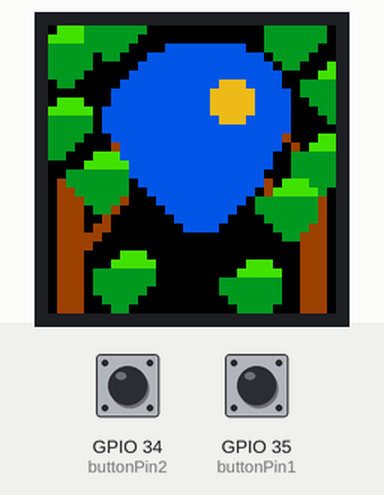
This sketch was run on a simulated ESP32. On the bench: 32×32 colour display. Inputs (shaded band) come from the test bench; at power-on: GPIO 34 (buttonPin2) LOW, GPIO 35 (buttonPin1) LOW. What the sketch prints to the serial monitor is not drawn.

Above: at 1.2 s.
1.3 s: GPIO 34 (buttonPin2) pulled HIGH for 0.15 s
At 1.63 s:
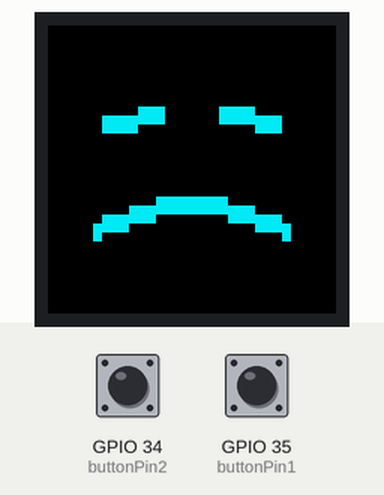
2.0 s: GPIO 35 (buttonPin1) pulled HIGH for 0.15 s
At 2.58 s:
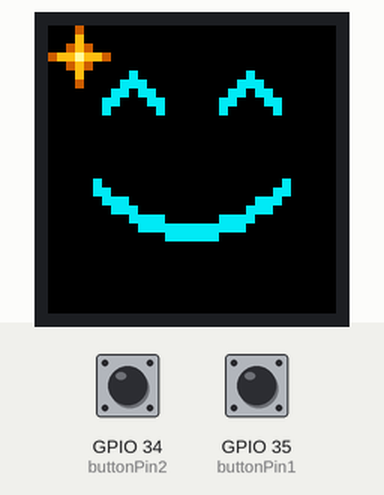
2.7 s: GPIO 34 (buttonPin2) pulled HIGH for 1 s
At 4.23 s:
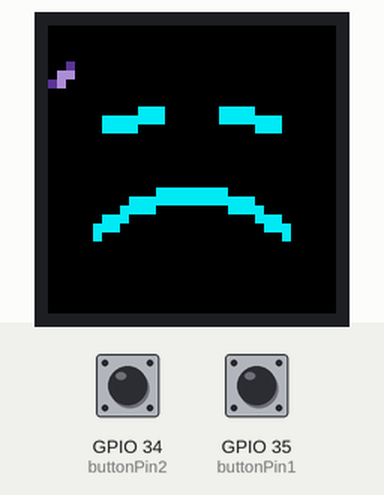
4.3 s: GPIO 35 (buttonPin1) pulled HIGH for 1 s
At 6.05 s:
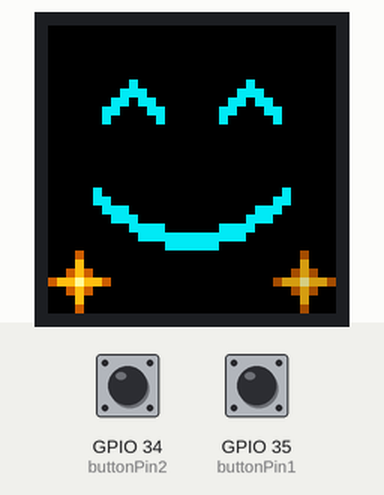
Timing chart, 0 to 6.9 s (numbered marks = the images above; inputs shaded):
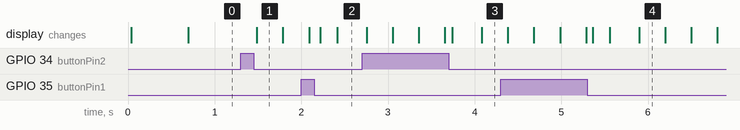

The sketch:

before.ino
```cpp
// --- CUSTOM PXMATRIX PINS: PRESERVED FROM YOUR SKETCH ---
#define P_R1 13
#define P_G1 27
#define P_B1 26
#define P_R2 13
#define P_G2 27
#define P_B2 26

#define PxMATRIX_DOUBLE_BUFFER true

#include <PxMatrix.h>
#include <math.h>

// ------------------------- Matrix wiring -------------------------
#define P_LAT 22
#define P_A   19
#define P_B   23
#define P_C   18
#define P_D   5
#define P_OE  16

PxMATRIX display(32, 32, P_LAT, P_OE, P_A, P_B, P_C, P_D);

// ------------------------- Display refresh -------------------------
hw_timer_t *displayTimer = nullptr;
portMUX_TYPE timerMux = portMUX_INITIALIZER_UNLOCKED;

void IRAM_ATTR display_updater() {
  portENTER_CRITICAL_ISR(&timerMux);
  display.display(10);
  portEXIT_CRITICAL_ISR(&timerMux);
}

// ------------------------- Buttons -------------------------
const int buttonPin1 = 35;
const int buttonPin2 = 34;

// External pull-ups: released = HIGH, pressed = LOW.
const unsigned long DEBOUNCE_MS = 30;

struct Button {
  int pin;
  byte rawState;
  byte stableState;
  unsigned long changedAt;
};

// Explicit declarations for Arduino's sketch preprocessor.
void initializeButton(Button &button);
bool buttonPressed(Button &button, unsigned long now);

Button greenButton = {buttonPin1, HIGH, HIGH, 0};
Button blueButton = {buttonPin2, HIGH, HIGH, 0};

enum Scene {
  POND,
  HAPPY,
  SAD
};

Scene currentScene = POND;

unsigned long effectStarted = 0;
unsigned long lastFrame = 0;

const unsigned long FRAME_INTERVAL_MS = 33;
const unsigned long EFFECT_DURATION_MS = 3000UL;

// ------------------------- Button functions -------------------------
void initializeButton(Button &button) {
  pinMode(button.pin, INPUT);

  button.rawState = digitalRead(button.pin);
  button.stableState = button.rawState;
  button.changedAt = millis();
}

bool buttonPressed(Button &button, unsigned long now) {
  byte reading = digitalRead(button.pin);

  if (reading != button.rawState) {
    button.rawState = reading;
    button.changedAt = now;
  }

  if (reading != button.stableState &&
      now - button.changedAt >= DEBOUNCE_MS) {
    button.stableState = reading;
    return reading == LOW;
  }

  return false;
}

// ------------------------- Drawing helpers -------------------------
float smoothProgress(float value) {
  if (value < 0.0f) value = 0.0f;
  if (value > 1.0f) value = 1.0f;

  return value * value * (3.0f - 2.0f * value);
}

void drawGlint(int x, int y, uint16_t color) {
  display.drawPixel(x, y, color);
  display.drawPixel(x - 1, y, color);
  display.drawPixel(x + 1, y, color);
  display.drawPixel(x, y - 1, color);
  display.drawPixel(x, y + 1, color);
}

// ------------------------- Effect 1: Happy with golden stars -------------------------
void effect1(unsigned long now) {
  unsigned long elapsed = now - effectStarted;

  uint16_t cyan = display.color565(0, 235, 245);
  display.fillScreen(display.color565(0, 0, 0));

  // Smile is present immediately.
  float expression = smoothProgress(elapsed / 250.0f);
  float smileDepth = 3.0f + 2.0f * expression;

  // Happy rise, then gentle settling.
  float lift = 0.0f;

  if (elapsed < 220UL) {
    lift = 2.0f * smoothProgress(elapsed / 220.0f);
  } else if (elapsed < 800UL) {
    lift = 2.0f *
           (1.0f - smoothProgress(
               (elapsed - 220UL) / 580.0f));
  }

  int offsetY = -(int)roundf(lift);

  // Slow contented blink.
  float eyeOpenness = 1.0f;

  if (elapsed >= 1400UL && elapsed < 1520UL) {
    eyeOpenness = 1.0f -
        smoothProgress((elapsed - 1400UL) / 120.0f);
  } else if (elapsed >= 1520UL && elapsed < 1780UL) {
    eyeOpenness = 0.0f;
  } else if (elapsed >= 1780UL && elapsed < 1940UL) {
    eyeOpenness =
        smoothProgress((elapsed - 1780UL) / 160.0f);
  }

  const int eyeCenters[2] = {9, 22};
  int eyeY = 10 + offsetY;
  int archHeight = (int)roundf(3.0f * eyeOpenness);

  for (int eye = 0; eye < 2; eye++) {
    int ex = eyeCenters[eye];

    if (archHeight == 0) {
      display.fillRect(ex - 3, eyeY, 7, 2, cyan);
    } else {
      for (int thickness = 0; thickness < 2; thickness++) {
        display.drawLine(
            ex - 3, eyeY + thickness,
            ex, eyeY - archHeight + thickness,
            cyan);

        display.drawLine(
            ex, eyeY - archHeight + thickness,
            ex + 3, eyeY + thickness,
            cyan);
      }
    }
  }

  // Continuous, two-pixel-thick smile.
  int previousX = 0;
  int previousY = 0;

  for (int column = 0; column < 22; column++) {
    int x = 5 + column;
    float u = (column - 10.5f) / 10.5f;

    int y = 19 + offsetY +
            (int)roundf(
                smileDepth * (1.0f - u * u));

    for (int thickness = 0; thickness < 2; thickness++) {
      if (column == 0) {
        display.drawPixel(x, y + thickness, cyan);
      } else {
        display.drawLine(
            previousX, previousY + thickness,
            x, y + thickness,
            cyan);
      }
    }

    previousX = x;
    previousY = y;
  }

  // Star sprite:
  // 0 = black space, 1 = amber, 2 = gold, 3 = pale center.
  //
  // Long points and a broad center make the silhouette
  // read as a star rather than an isolated bright dot.
  static const uint8_t star[7][7] = {
    {0, 0, 0, 1, 0, 0, 0},
    {0, 0, 0, 2, 0, 0, 0},
    {0, 0, 1, 2, 1, 0, 0},
    {1, 2, 2, 3, 2, 2, 1},
    {0, 0, 1, 2, 1, 0, 0},
    {0, 0, 0, 2, 0, 0, 0},
    {0, 0, 0, 1, 0, 0, 0}
  };

  // Five safe positions, separated from the face.
  static const uint8_t starX[5] = {3, 28, 3, 28, 16};
  static const uint8_t starY[5] = {3, 28, 28, 3, 3};

  // Twelve appearances, staggered around the face.
  const int STAR_COUNT = 12;

  static const unsigned long starStart[STAR_COUNT] = {
     120UL,  300UL,  480UL,  660UL,
     840UL, 1020UL, 1200UL, 1380UL,
    1560UL, 1740UL, 1920UL, 2100UL
  };

  const unsigned long STAR_DURATION_MS = 420UL;

  for (int i = 0; i < STAR_COUNT; i++) {
    if (elapsed < starStart[i]) {
      continue;
    }

    unsigned long age = elapsed - starStart[i];

    if (age >= STAR_DURATION_MS) {
      continue;
    }

    // Appear as a complete star, hold, then fade.
    // Never shrink into a lone pixel.
    float brightness = 1.0f;

    if (age >= 200UL) {
      brightness = 1.0f -
          smoothProgress((age - 200UL) / 220.0f);
    }

    uint16_t colors[4];
    colors[0] = 0;

    colors[1] = display.color565(
        (uint8_t)roundf(200.0f * brightness),
        (uint8_t)roundf(95.0f * brightness),
        0);

    colors[2] = display.color565(
        (uint8_t)roundf(255.0f * brightness),
        (uint8_t)roundf(190.0f * brightness),
        (uint8_t)roundf(20.0f * brightness));

    colors[3] = display.color565(
        (uint8_t)roundf(255.0f * brightness),
        (uint8_t)roundf(250.0f * brightness),
        (uint8_t)roundf(155.0f * brightness));

    int position = i % 5;
    int left = starX[position] - 3;
    int top = starY[position] - 3;

    for (int sy = 0; sy < 7; sy++) {
      for (int sx = 0; sx < 7; sx++) {
        uint8_t shade = star[sy][sx];

        if (shade != 0) {
          display.drawPixel(
              left + sx, top + sy, colors[shade]);
        }
      }
    }
  }
}


// ------------------------- Effect 2: Sad face with falling petals -------------------------
void effect2(unsigned long now) {
  unsigned long elapsed = now - effectStarted;

  uint16_t cyan = display.color565(0, 235, 245);
  display.fillScreen(display.color565(0, 0, 0));

  float expression = smoothProgress(elapsed / 450.0f);
  float frownDepth = 3.0f + 1.5f * expression;

  // Entire face sits two pixels higher, with a gentle sinking motion.
  int offsetY = -2 + (int)roundf(
      smoothProgress(elapsed / 850.0f));

  // Slow, weary blink.
  float eyeOpenness = 1.0f;

  if (elapsed >= 900UL && elapsed < 1060UL) {
    eyeOpenness = 1.0f -
        smoothProgress((elapsed - 900UL) / 160.0f);
  } else if (elapsed >= 1060UL && elapsed < 1360UL) {
    eyeOpenness = 0.0f;
  } else if (elapsed >= 1360UL && elapsed < 1580UL) {
    eyeOpenness =
        smoothProgress((elapsed - 1360UL) / 220.0f);
  }

  int eyeY = 11 + offsetY;
  int droop = (int)roundf(eyeOpenness);

  // Restrained, two-pixel-thick eyes.
  for (int thickness = 0; thickness < 2; thickness++) {
    display.drawLine(
        6, eyeY + 1 + thickness,
        12, eyeY + 1 - droop + thickness,
        cyan);

    display.drawLine(
        19, eyeY + 1 - droop + thickness,
        25, eyeY + 1 + thickness,
        cyan);
  }

  // Continuous, two-pixel-thick frown.
  int previousX = 0;
  int previousY = 0;

  for (int column = 0; column < 22; column++) {
    int x = 5 + column;
    float u = (column - 10.5f) / 10.5f;

    int y = 24 + offsetY -
            (int)roundf(
                frownDepth * (1.0f - u * u));

    for (int thickness = 0; thickness < 2; thickness++) {
      if (column == 0) {
        display.drawPixel(x, y + thickness, cyan);
      } else {
        display.drawLine(
            previousX, previousY + thickness,
            x, y + thickness,
            cyan);
      }
    }

    previousX = x;
    previousY = y;
  }

  // ------------------------- Tears -------------------------
  static const unsigned long tearStart[2] = {
    1150UL, 1950UL
  };

  const unsigned long TEAR_DURATION_MS = 1100UL;

  for (int i = 0; i < 2; i++) {
    if (elapsed < tearStart[i]) {
      continue;
    }

    unsigned long age = elapsed - tearStart[i];

    if (age >= TEAR_DURATION_MS) {
      continue;
    }

    float progress = age / (float)TEAR_DURATION_MS;
    float fall = progress * progress;

    int outward = (int)roundf(3.0f * progress);
    int x = i == 0 ? 6 - outward : 25 + outward;

    int y = 13 + offsetY +
            (int)roundf(6.0f * fall);

    float brightness = 1.0f;

    if (age < 120UL) {
      brightness = smoothProgress(age / 120.0f);
    } else if (age > 800UL) {
      brightness = 1.0f -
          smoothProgress((age - 800UL) / 300.0f);
    }

    uint16_t tearBlue = display.color565(
        (uint8_t)roundf(40.0f * brightness),
        (uint8_t)roundf(125.0f * brightness),
        (uint8_t)roundf(255.0f * brightness));

    uint16_t tearLight = display.color565(
        (uint8_t)roundf(150.0f * brightness),
        (uint8_t)roundf(225.0f * brightness),
        (uint8_t)roundf(255.0f * brightness));

    display.drawPixel(x, y, tearBlue);
    display.drawPixel(x, y + 1, tearBlue);
    display.drawFastHLine(x - 1, y + 2, 3, tearBlue);
    display.drawPixel(x, y + 3, tearBlue);
    display.drawPixel(x, y + 2, tearLight);
  }

  // ------------------------- Falling petals -------------------------
  // Two hand-shaped poses: a diagonal petal and a turned petal.
  // 0 = empty, 1 = violet shading, 2 = pale lavender.
  static const uint8_t petalSprites[2][5][5] = {
    {
      {0, 0, 0, 0, 0},
      {0, 0, 0, 1, 0},
      {0, 0, 2, 2, 0},
      {0, 1, 2, 0, 0},
      {0, 0, 0, 0, 0}
    },
    {
      {0, 0, 0, 0, 0},
      {0, 0, 1, 0, 0},
      {0, 2, 2, 1, 0},
      {0, 0, 2, 0, 0},
      {0, 0, 0, 0, 0}
    }
  };

  const int PETAL_COUNT = 4;
  const unsigned long PETAL_DURATION_MS = 1900UL;

  static const unsigned long petalStart[PETAL_COUNT] = {
    80UL, 430UL, 900UL, 1350UL
  };

  for (int i = 0; i < PETAL_COUNT; i++) {
    if (elapsed < petalStart[i]) {
      continue;
    }

    unsigned long age = elapsed - petalStart[i];

    if (age >= PETAL_DURATION_MS) {
      continue;
    }

    float progress = age / (float)PETAL_DURATION_MS;

    // Keep petals in narrow outer lanes, away from the face.
    bool leftSide = (i % 2) == 0;

    float sway = sinf(
        progress * 6.2831853f + i * 1.7f);

    int centerX = leftSide
        ? 1 + (int)roundf(0.6f * sway)
        : 30 + (int)roundf(0.6f * sway);

    int centerY = 1 + (int)roundf(29.0f * progress);

    // Turn occasionally instead of flashing between poses.
    int pose = ((age / 380UL) + i) % 2;
    bool mirror = (i % 2) != 0;

    float brightness = 0.85f;

    if (age < 160UL) {
      brightness *= smoothProgress(age / 160.0f);
    } else if (age > 1500UL) {
      brightness *= 1.0f -
          smoothProgress((age - 1500UL) / 400.0f);
    }

    uint16_t petalShade = display.color565(
        (uint8_t)roundf(105.0f * brightness),
        (uint8_t)roundf(65.0f * brightness),
        (uint8_t)roundf(175.0f * brightness));

    uint16_t petalLight = display.color565(
        (uint8_t)roundf(205.0f * brightness),
        (uint8_t)roundf(165.0f * brightness),
        (uint8_t)roundf(245.0f * brightness));

    for (int sy = 0; sy < 5; sy++) {
      for (int sx = 0; sx < 5; sx++) {
        int sourceX = mirror ? 4 - sx : sx;
        uint8_t shade = petalSprites[pose][sy][sourceX];

        if (shade == 0) {
          continue;
        }

        int px = centerX + sx - 2;
        int py = centerY + sy - 2;

        if (px < 0 || px >= 32 || py < 0 || py >= 32) {
          continue;
        }

        display.drawPixel(
            px, py,
            shade == 1 ? petalShade : petalLight);
      }
    }
  }
}


// ------------------------- Rest: Everything is on fire -------------------------
void restState(unsigned long now) {
  // Forest sky: a clear blue opening framed by gently stirring treetops.
  static bool initialized = false;
  static unsigned long previousTime = 0;
  static unsigned long animationTime = 0;
  unsigned long step = 33UL;
  if (initialized) {
    unsigned long gap = now - previousTime;
    step = gap <= 200UL ? gap : 33UL;
  } else {
    initialized = true;
  }
  previousTime = now;
  animationTime = (animationTime + step) % 24000UL;

  const float TAU = 6.28318530718f;
  float phase = TAU * (animationTime % 8000UL) / 8000.0f;
  uint16_t black = display.color565(0, 0, 0);
  uint16_t sky = display.color565(0, 85, 225);
  uint16_t leaves = display.color565(0, 155, 35);
  uint16_t leafLight = display.color565(65, 225, 0);
  uint16_t wood = display.color565(155, 65, 0);
  uint16_t sun = display.color565(235, 185, 25);

  display.fillScreen(black);

  // A single uninterrupted opening of blue sky.
  // Black gaps around its edge separate sky, branches, and foliage.
  static const uint8_t openingLeft[21] = {
    13,11,10,9,8,7,7,6,6,6,7,7,8,8,9,10,11,12,13,14,15
  };
  static const uint8_t openingRight[21] = {
    21,23,24,25,25,26,26,26,26,26,25,25,24,24,23,23,22,21,20,19,18
  };
  for (int row = 0; row < 21; row++) {
    display.drawFastHLine(openingLeft[row], row + 2,
        openingRight[row] - openingLeft[row] + 1, sky);
  }

  // A modest sun: small, steady, and without flashing rays.
  display.fillCircle(20, 8, 2, sun);

  // Trunks and rising branches make the viewpoint clearly a forest.
  display.fillRect(1, 17, 3, 15, wood);
  display.fillRect(28, 15, 3, 17, wood);
  display.drawLine(3, 24, 8, 18, wood);
  display.drawLine(3, 25, 8, 19, wood);
  display.drawLine(29, 22, 24, 17, wood);
  display.drawLine(29, 23, 24, 18, wood);
  display.drawLine(3, 17, 7, 13, wood);
  display.drawLine(29, 16, 26, 12, wood);

  // Hand-shaped leaf clusters, separated by purposeful black spaces.
  static const char cluster[7][8] = {
    "0011100",
    "0111110",
    "1111111",
    "1111111",
    "0111111",
    "0011110",
    "0001100"
  };

  auto canopy = [&](int cx, int cy, bool mirror, int sway) {
    for (int sy = 0; sy < 7; sy++) {
      for (int sx = 0; sx < 7; sx++) {
        int sourceX = mirror ? 6 - sx : sx;
        if (cluster[sy][sourceX] != '1') continue;
        int px = cx + sx - 3;
        int py = cy + sy - 3;
        // Only the outer leaf tips stir, keeping the main canopy rooted.
        if (sy <= 1) px += sway;
        uint16_t color = sy <= 1 ? leafLight : leaves;
        display.drawPixel(px, py, color);
      }
    }
  };

  int leftSway = (int)roundf(sinf(phase));
  int rightSway = (int)roundf(sinf(phase + 1.3f));

  canopy(1, 3, false, leftSway);
  canopy(7, 0, true, leftSway);
  canopy(1, 11, true, leftSway);
  canopy(5, 17, false, leftSway);
  canopy(27, 1, true, rightSway);
  canopy(31, 7, false, rightSway);
  canopy(30, 15, true, rightSway);
  canopy(26, 20, false, rightSway);

  // A low foreground cluster frames the bottom without filling it in.
  canopy(8, 28, true, leftSway);
  canopy(22, 29, false, rightSway);
}

// ------------------------- Setup -------------------------
void setup() {
  Serial.begin(115200);

  pinMode(P_OE, OUTPUT);
  digitalWrite(P_OE, LOW);

  initializeButton(greenButton);
  initializeButton(blueButton);

  display.begin(16);
  display.setBrightness(255);
  display.clearDisplay();

  // Preserve your working refresh settings.
  displayTimer = timerBegin(0, 80, true);
  timerAttachInterrupt(displayTimer, &display_updater, true);
  timerAlarmWrite(displayTimer, 1000, true);
  timerAlarmEnable(displayTimer);

  effectStarted = millis();
  lastFrame = effectStarted;

  Serial.println("Ready: koi pond");
}

// ------------------------- Main loop -------------------------
void loop() {
  unsigned long now = millis();

  bool greenPressed = buttonPressed(greenButton, now);
  bool bluePressed = buttonPressed(blueButton, now);

  // Each press starts or restarts its effect.
  // Simultaneous press events are ignored.
  if (greenPressed && !bluePressed) {
    currentScene = HAPPY;
    effectStarted = now;

    Serial.println("Green: happy for 3.5 seconds");
  } else if (bluePressed && !greenPressed) {
    currentScene = SAD;
    effectStarted = now;

    Serial.println("Blue: sad for 3.5 seconds");
  }

  // Return to the pond when the effect finishes.
  if (currentScene != POND &&
      now - effectStarted >= EFFECT_DURATION_MS) {
    currentScene = POND;

    Serial.println("Rest: koi pond");
  }

  if (now - lastFrame >= FRAME_INTERVAL_MS) {
    lastFrame = now;

    // Draw into the hidden buffer.
    switch (currentScene) {
      case HAPPY:
        effect1(now);
        break;

      case SAD:
        effect2(now);
        break;

      case POND:
      default:
        restState(now);
        break;
    }

    // Display the completed frame.
    portENTER_CRITICAL(&timerMux);
    display.showBuffer();
    portEXIT_CRITICAL(&timerMux);
  }

  delay(1);
}
```

Measured:
- after the input at 1.3 s, the display: changes after 0.19 s (image 1)
